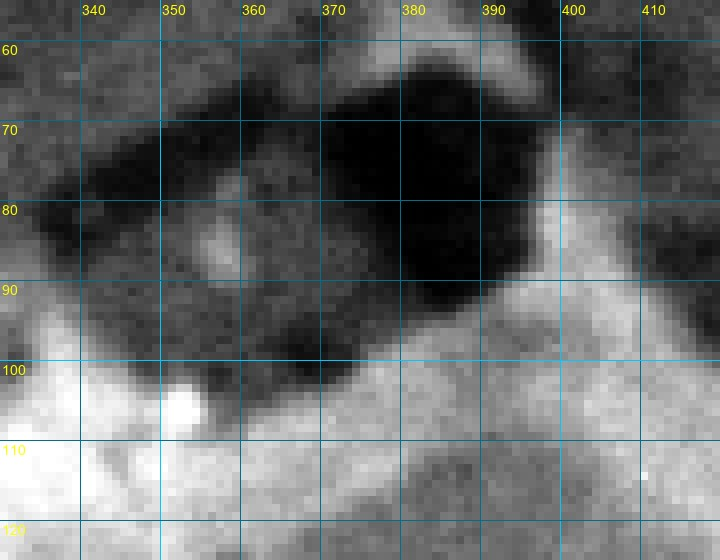
#> input picture daten/landseg/H0/a-alles-frei/abgabe/r1c0/arbeit/hofunter.jpg, 720 x 560 px, given in place of r1c0.png, which was not available
$ python dreh.py hofunter.jpg z_v1.jpg z_v1.jpg 1.0
#> lines starting #> are read from the running program, lines starting #| are printed output that depends on the picture
import sys
import numpy as np
from PIL import Image, ImageDraw, ImageFont
from scipy import ndimage as ndi
b = np.array(Image.open(r"C:/Users/Phil/Developement/Victor/daten/landseg/H0/teilkacheln/r1c0.png")).astype(float)
if b.ndim==3: b=b[...,0]
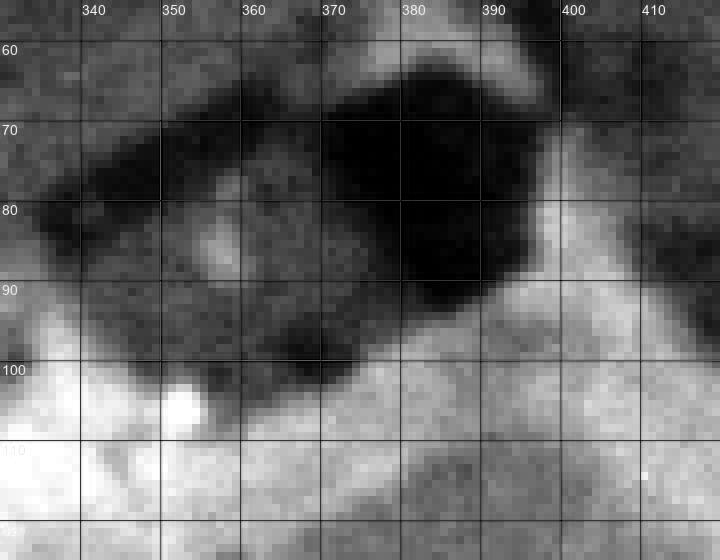
#> b: shape (560, 720) float64; min 0, max 255, mean 102.1
#> (the run stopped early here; a loop or call above may not have finished)

$ run again, on daten/landseg/H0/a-alles-frei/abgabe/r1c0/arbeit/z_v1.jpg
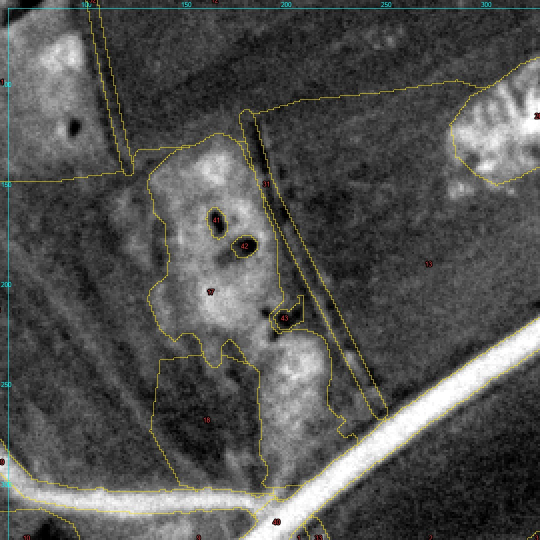
#> input picture daten/landseg/H0/a-alles-frei/abgabe/r1c0/arbeit/z_v1.jpg, 1080 x 1080 px, given in place of r1c0.png, which was not available (shown at 1/2 size)
#> `if b.ndim==3: b=b[...,0]`:
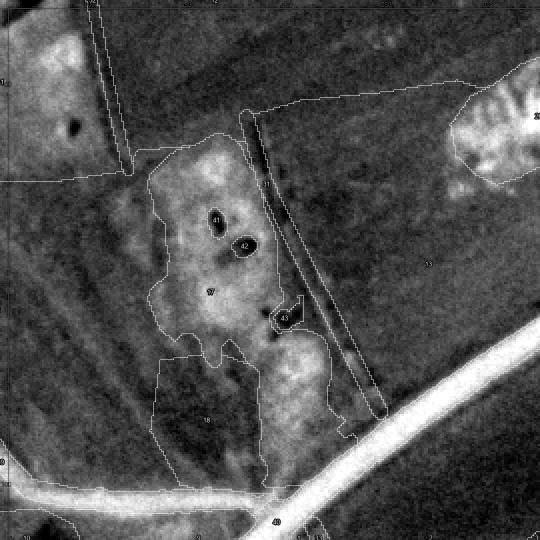
#> b: shape (1080, 1080) float64 (shown at 1/2 size); min 0, max 255, mean 81.9
